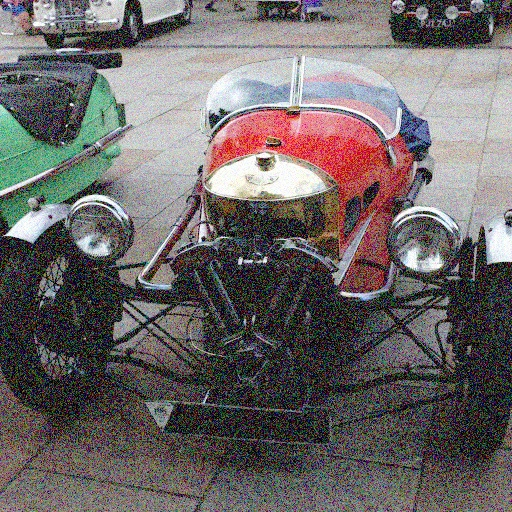
//> input picture Week2/ProfilingOcclusion/images/car_noisy.jpg, 512 x 512 px
$ ./ex_00_cpp_timing   (built with g++ and OpenCV 4)
//> lines starting //> are read from the running program, lines starting //| are printed output that depends on the picture
#include <opencv2/opencv.hpp>
#include <chrono>

/* This will be a brief exercise denoising images using OpenCV, and profiling to find
* which method provides the best quality-performance trade-off.
*
* The existing code loads an image with a substantial amount of noise, and attempts to denoise it using
* 3 different methods. I'd like you to time the functions using the std::chrono library. Make sure to
* use the right clock!
*
* The 3 denoising methods are:
* 1. Gaussian blur (use a 9x9 kernel, with standard deviation 4 in both directions)
* 2. Bilateral Filter (use a 9x9 kernel again, with color standard deviation 100 and spatial standard deviation 5)
* 3. Median filtering (use a 5x5 kernel)
*
* Which method provides the best denoising for the compute cost?
* Remember to test timing in Release rather than Debug mode.
* If you have time, you can try adjusting these parameters to improve the results further.
*/

int main()
{
	cv::Mat noisyImage = cv::imread("../images/car_noisy.jpg");
//> noisyImage is the input picture: 512 rows x 512 cols, CV_8UC3; mean B, G, R 103, 103.1, 108.9

	cv::Mat gaussBlurImage, bilateralImage, medianFilterImage;

	// -- Your code here --
	// Filter the image with a 9x9 gaussian filter, stdev 4 in both directions
	// time the filtering function and print the elapsed time to the console.

	cv::GaussianBlur(noisyImage, gaussBlurImage, cv::Size(9, 9), 4.f, 4.f);
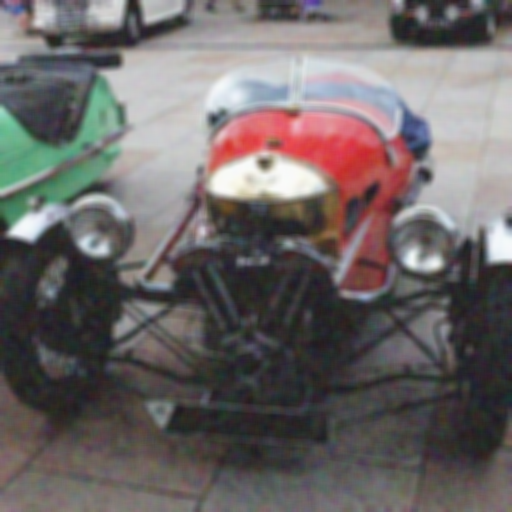
//> gaussBlurImage: 512 rows x 512 cols, CV_8UC3; mean B, G, R 103, 103.1, 108.9
	cv::imwrite("../images/car_gaussblur.jpg", gaussBlurImage);

	// -- Your code here --
	// Filter the image with a 9x9 bilateral filter, color stdev 100, spatial 5
	// time the filtering function and print the elapsed time to the console.

	cv::bilateralFilter(noisyImage, bilateralImage, 9, 100.f, 5.f);
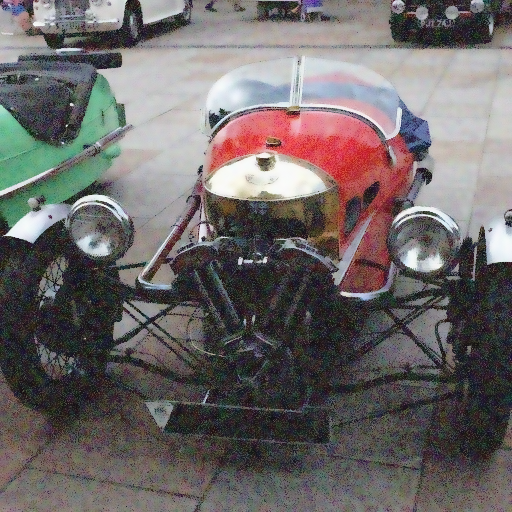
//> bilateralImage: 512 rows x 512 cols, CV_8UC3; mean B, G, R 103.1, 103.3, 109
	cv::imwrite("../images/car_bilateral.jpg", bilateralImage);

	// -- Your code here --
	// Filter the image with a 5x5 median filter
	// time the filtering function and print the elapsed time to the console.


	cv::medianBlur(noisyImage, medianFilterImage, 5);
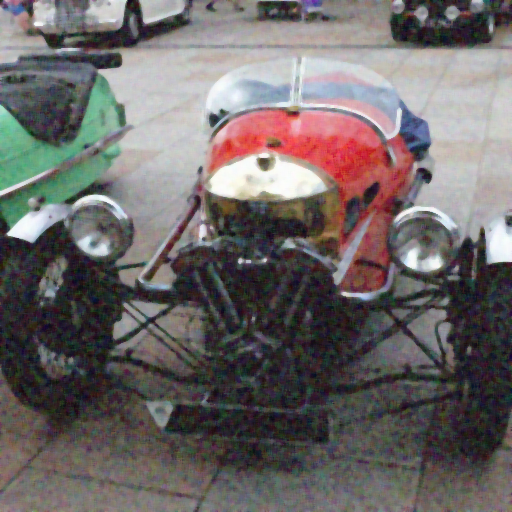
//> medianFilterImage: 512 rows x 512 cols, CV_8UC3; mean B, G, R 103.4, 103.8, 109.6
	cv::imwrite("../images/car_median.jpg", medianFilterImage);


	return 0;
}

$ run again, with Week2/ProfilingOcclusion/images/ear0xuu2.tif saved as Week2/ProfilingOcclusion/images/car_noisy.jpg
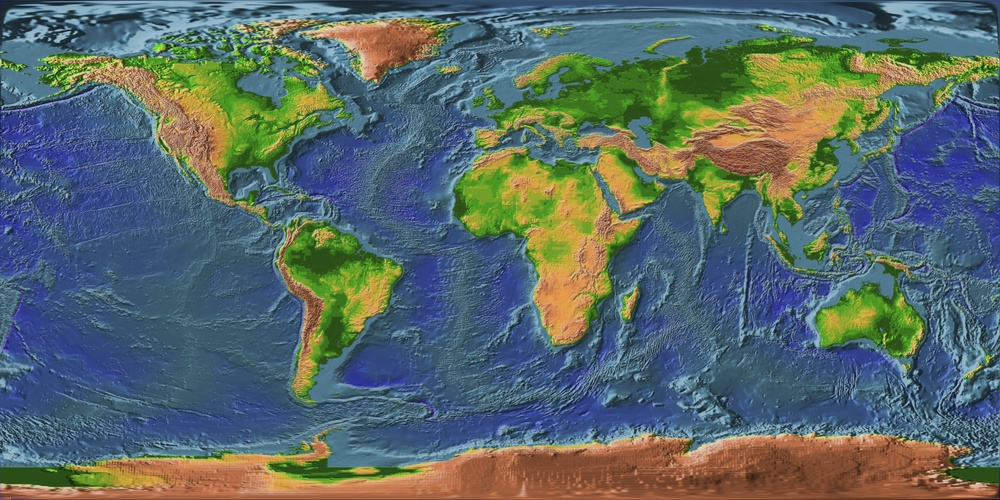
//> input picture Week2/ProfilingOcclusion/images/ear0xuu2.tif, 1000 x 500 px, shrunk from 1440 x 720 before the run
//> noisyImage is the input picture: 500 rows x 1000 cols, CV_8UC3; mean B, G, R 103.9, 105.9, 89.3
//> `cv::GaussianBlur(noisyImage, gaussBlurImage, cv::Size(9, 9), 4.f, 4.f);`:
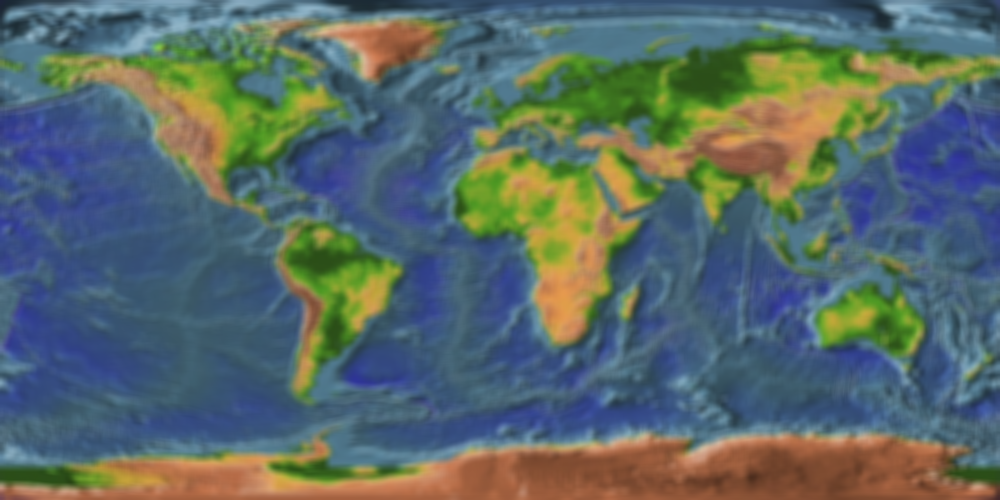
//> gaussBlurImage: 500 rows x 1000 cols, CV_8UC3; mean B, G, R 104, 105.9, 89.4
//> `cv::medianBlur(noisyImage, medianFilterImage, 5);`:
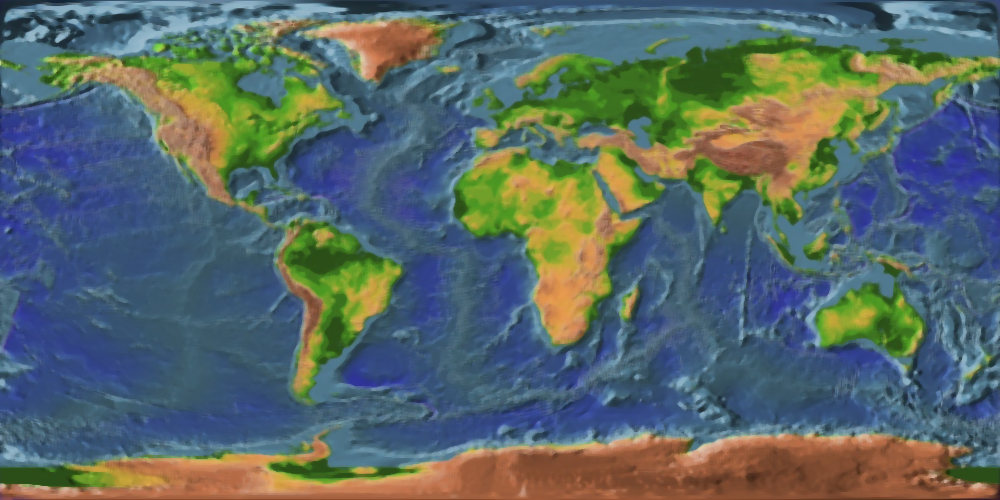
//> medianFilterImage: 500 rows x 1000 cols, CV_8UC3; mean B, G, R 103.4, 105, 88.4
